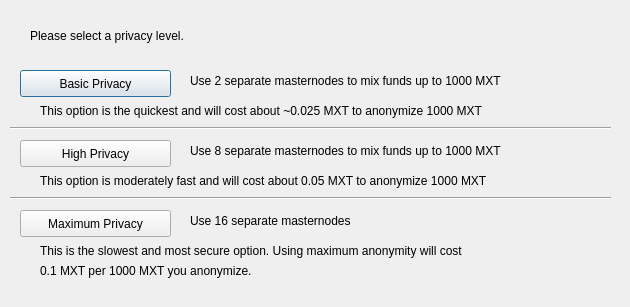
<?xml version="1.0" encoding="UTF-8"?>
<ui version="4.0">
 <class>AnonsendConfig</class>
 <widget class="QDialog" name="AnonsendConfig">
  <property name="geometry">
   <rect>
    <x>0</x>
    <y>0</y>
    <width>630</width>
    <height>307</height>
   </rect>
  </property>
  <property name="windowTitle">
   <string>Configure AnonSend</string>
  </property>
  <widget class="QPushButton" name="buttonBasic">
   <property name="geometry">
    <rect>
     <x>20</x>
     <y>70</y>
     <width>151</width>
     <height>27</height>
    </rect>
   </property>
   <property name="text">
    <string>Basic Privacy</string>
   </property>
  </widget>
  <widget class="QPushButton" name="buttonHigh">
   <property name="geometry">
    <rect>
     <x>20</x>
     <y>140</y>
     <width>151</width>
     <height>27</height>
    </rect>
   </property>
   <property name="text">
    <string>High Privacy</string>
   </property>
  </widget>
  <widget class="QPushButton" name="buttonMax">
   <property name="geometry">
    <rect>
     <x>20</x>
     <y>210</y>
     <width>151</width>
     <height>27</height>
    </rect>
   </property>
   <property name="text">
    <string>Maximum Privacy</string>
   </property>
  </widget>
  <widget class="QLabel" name="label">
   <property name="geometry">
    <rect>
     <x>30</x>
     <y>20</y>
     <width>571</width>
     <height>31</height>
    </rect>
   </property>
   <property name="text">
    <string>Please select a privacy level.</string>
   </property>
  </widget>
  <widget class="QLabel" name="label_2">
   <property name="geometry">
    <rect>
     <x>190</x>
     <y>70</y>
     <width>421</width>
     <height>21</height>
    </rect>
   </property>
   <property name="text">
    <string>Use 2 separate masternodes to mix funds up to 1000 MXT</string>
   </property>
  </widget>
  <widget class="QLabel" name="label_3">
   <property name="geometry">
    <rect>
     <x>190</x>
     <y>140</y>
     <width>411</width>
     <height>21</height>
    </rect>
   </property>
   <property name="text">
    <string>Use 8 separate masternodes to mix funds up to 1000 MXT</string>
   </property>
  </widget>
  <widget class="QLabel" name="label_4">
   <property name="geometry">
    <rect>
     <x>190</x>
     <y>210</y>
     <width>421</width>
     <height>21</height>
    </rect>
   </property>
   <property name="text">
    <string>Use 16 separate masternodes</string>
   </property>
  </widget>
  <widget class="QLabel" name="label_6">
   <property name="geometry">
    <rect>
     <x>40</x>
     <y>100</y>
     <width>561</width>
     <height>21</height>
    </rect>
   </property>
   <property name="text">
    <string>This option is the quickest and will cost about ~0.025 MXT to anonymize 1000 MXT</string>
   </property>
  </widget>
  <widget class="QLabel" name="label_7">
   <property name="geometry">
    <rect>
     <x>40</x>
     <y>170</y>
     <width>561</width>
     <height>21</height>
    </rect>
   </property>
   <property name="text">
    <string>This option is moderately fast and will cost about 0.05 MXT to anonymize 1000 MXT</string>
   </property>
  </widget>
  <widget class="QLabel" name="label_8">
   <property name="geometry">
    <rect>
     <x>40</x>
     <y>240</y>
     <width>561</width>
     <height>21</height>
    </rect>
   </property>
   <property name="text">
    <string>This is the slowest and most secure option. Using maximum anonymity will cost</string>
   </property>
  </widget>
  <widget class="QLabel" name="label_9">
   <property name="geometry">
    <rect>
     <x>40</x>
     <y>260</y>
     <width>561</width>
     <height>21</height>
    </rect>
   </property>
   <property name="text">
    <string>0.1 MXT per 1000 MXT you anonymize.</string>
   </property>
  </widget>
  <widget class="Line" name="line">
   <property name="geometry">
    <rect>
     <x>10</x>
     <y>120</y>
     <width>601</width>
     <height>16</height>
    </rect>
   </property>
   <property name="orientation">
    <enum>Qt::Horizontal</enum>
   </property>
  </widget>
  <widget class="Line" name="line_2">
   <property name="geometry">
    <rect>
     <x>10</x>
     <y>190</y>
     <width>601</width>
     <height>16</height>
    </rect>
   </property>
   <property name="orientation">
    <enum>Qt::Horizontal</enum>
   </property>
  </widget>
 </widget>
 <resources/>
 <connections/>
</ui>
